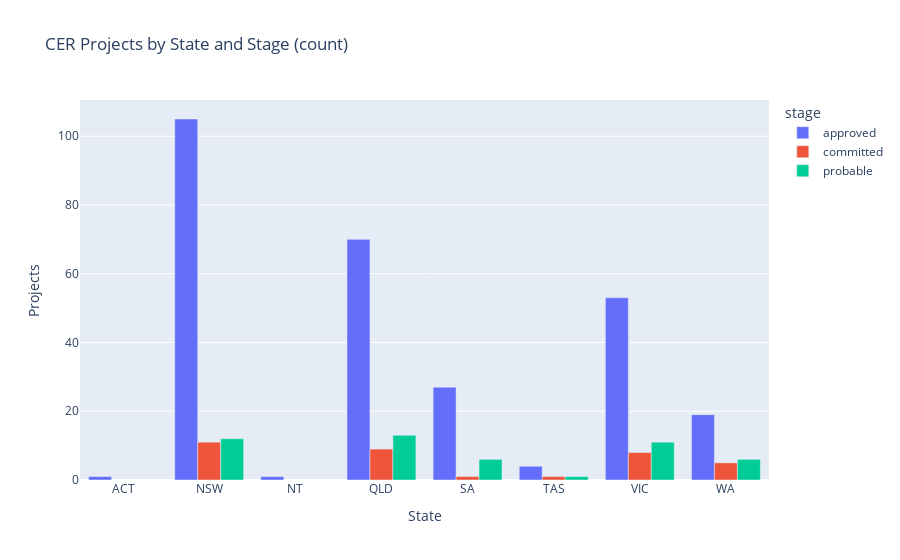

The notebook cell saved with this chart:
### Code cell
fig = px.bar(
    counts_long.assign(state=pd.Categorical(counts_long["state"], STATE_ORDER)),
    x="state", y="count", color="stage", barmode="group",
    title="CER Projects by State and Stage (count)"
)
fig.update_layout(xaxis_title="State", yaxis_title="Projects")
fig.show()

### Figure 1 — Plotly figure (JSON) as saved in the notebook; plotly's stock layout.template omitted (floating-point values rounded to 4 significant figures)
{"data": [{"alignmentgroup": "True", "hovertemplate": "stage=approved<br>state=%{x}<br>count=%{y}<extra></extra>", "legendgroup": "approved", "marker": {"color": "#636efa", "pattern": {"shape": ""}}, "name": "approved", "offsetgroup": "approved", "orientation": "v", "showlegend": true, "textposition": "auto", "type": "bar", "x": ["ACT", "NSW", "NT", "QLD", "SA", "TAS", "VIC", "WA"], "xaxis": "x", "y": [1, 105, 1, 70, 27, 4, 53, 19], "yaxis": "y"}, {"alignmentgroup": "True", "hovertemplate": "stage=committed<br>state=%{x}<br>count=%{y}<extra></extra>", "legendgroup": "committed", "marker": {"color": "#EF553B", "pattern": {"shape": ""}}, "name": "committed", "offsetgroup": "committed", "orientation": "v", "showlegend": true, "textposition": "auto", "type": "bar", "x": ["NSW", "QLD", "SA", "TAS", "VIC", "WA"], "xaxis": "x", "y": [11, 9, 1, 1, 8, 5], "yaxis": "y"}, {"alignmentgroup": "True", "hovertemplate": "stage=probable<br>state=%{x}<br>count=%{y}<extra></extra>", "legendgroup": "probable", "marker": {"color": "#00cc96", "pattern": {"shape": ""}}, "name": "probable", "offsetgroup": "probable", "orientation": "v", "showlegend": true, "textposition": "auto", "type": "bar", "x": ["NSW", "QLD", "SA", "TAS", "VIC", "WA"], "xaxis": "x", "y": [12, 13, 6, 1, 11, 6], "yaxis": "y"}], "layout": {"barmode": "group", "legend": {"title": {"text": "stage"}, "tracegroupgap": 0}, "title": {"text": "CER Projects by State and Stage (count)"}, "xaxis": {"anchor": "y", "domain": [0, 1], "title": {"text": "State"}}, "yaxis": {"anchor": "x", "domain": [0, 1], "title": {"text": "Projects"}}}}
